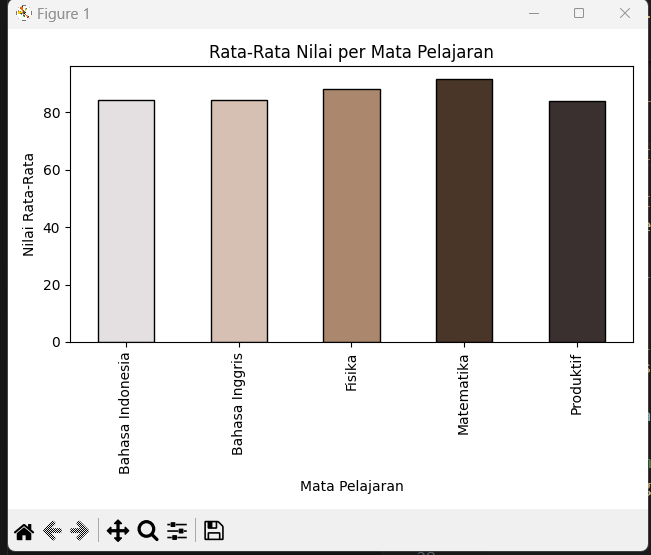

Reproduce this figure in Python.
import pandas as pd
import matplotlib.pyplot as plt
import seaborn as sb

# baca file CSV (karena pakai ; sebagai pemisah)
data = pd.read_csv('nilai_siswa.csv', sep=';')

# info dasar
print("=== INFO DATA ===")
print(data.info())
print("\n=== 5 BARIS PERTAMA ===")
print(data.head())
print("\n=== DESKRIPSI NUMERIK ===")
print(data.describe(include='all'))

# pastikan kolom Nilai bertipe numerik
data['Nilai'] = pd.to_numeric(data['Nilai'], errors='coerce')

# cek kalau ada nilai NaN
if data['Nilai'].isna().any():
    print("\n⚠ Ada nilai kosong setelah konversi:")
    print(data[data['Nilai'].isna()])

# tampilkan nilai maksimum dan minimum per mata pelajaran
agg_minmax = data.groupby('Matpel')['Nilai'].agg(['max', 'min'])
print("\n=== MAX & MIN per Matpel ===")
print(agg_minmax)

# hitung rata-rata per mata pelajaran
rata = data.groupby('Matpel')['Nilai'].mean()
print("\n=== RATA-RATA per Matpel ===")
print(rata)

warna = ['#E4E0E1', '#D6C0B3', '#AB886D', '#493628', '#3B3030']

# buat grafik batang (bar chart)
rata.plot(kind='bar', color=warna[:len(rata)], edgecolor='black')
plt.title('Rata-Rata Nilai per Mata Pelajaran')
plt.xlabel('Mata Pelajaran')
plt.ylabel('Nilai Rata-Rata')
plt.tight_layout()
plt.show()

# (opsional) tampilkan boxplot sebaran nilai per mapel
# sb.boxplot(x='Matpel', y='Nilai', data=data)
# plt.title('Sebaran Nilai per Mata Pelajaran')
# plt.tight_layout()
# plt.show()
